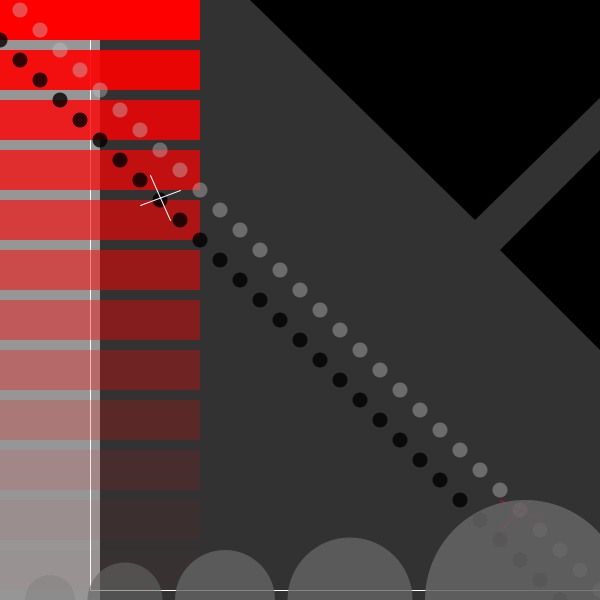
Frame 1 (no input)
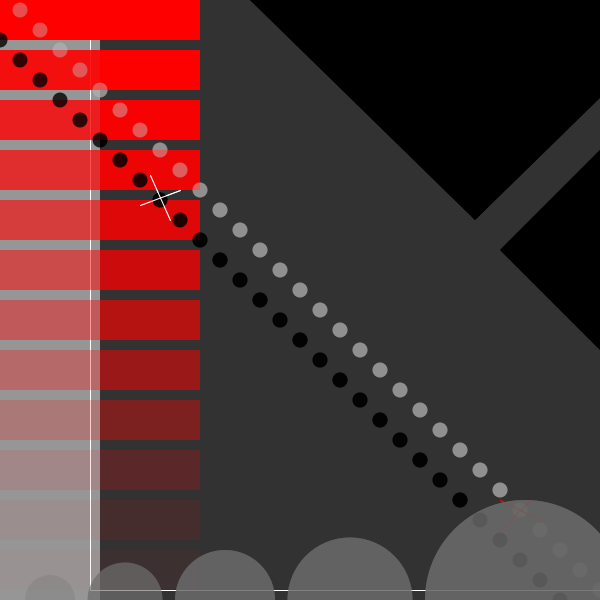
Frame 2 (the mouse pressed at the canvas centre, redrawn once)

The Processing sketch that drew these frames (run headless with seeded random() and noise(); the mouse was pressed at the canvas centre and the sketch redrawn once):

// Processing sketch: processing_143671
// ── processing_143671.pde

void setup (){
  size (600,600);
  background(50,50,50);
  noStroke();
  noLoop();
}
void draw (){
//rectangles along left side

  //I wanted to play with transparency and used Processing's tutorial
fill(150,150,150);
rect(0,0,100,600);
stroke(255);
  line(90,0,90,590);
  noStroke();
// I learned that 255 means 100% opacity...
fill(255,0,0,255);
rect(0,0,200,40);

// and continued to multiply x% by 255 for desired results. This is 90%
fill(255,0,0,229);
rect(0,50,200,40);

// 80%
fill(255,0,0,204);
rect(0,100,200,40);

// 70%
fill(255,0,0,179);
rect(0,150,200,40);

// 60%
fill(255,0,0,153);
rect(0,200,200,40);  
  
// 50%
fill(255,0,0,128);
rect(0,250,200,40);  
  
// 40%
fill(255,0,0,102);
rect(0,300,200,40);

// 30%
fill(255,0,0,77);
rect(0,350,200,40);

// 20%
fill(255,0,0,51);
rect(0,400,200,40);

// 10%
fill(255,0,0,26);
rect(0,450,200,40);

//5%
fill(255,0,0,13);
rect(0,500,200,40);

//2%
fill(255,0,0,7);
rect(0,550,200,40);

//1%
fill(255,0,0,3);
rect(0,600,200,40);



//diagonal circles
//row 1 (grey)
  fill(200,200,200,100); 
  ellipse (0,-10,15,15); 
  ellipse (20,10,15,15);
  ellipse (40,30,15,15); 
  ellipse (60,50,15,15);
  ellipse (80,70,15,15);
  ellipse (100,90,15,15);
  ellipse (120,110,15,15);
  ellipse (140,130,15,15);
  ellipse (160,150,15,15);
  ellipse (180,170,15,15);
  ellipse (200,190,15,15);
  ellipse (220,210,15,15);
  ellipse (240,230,15,15);
  ellipse (260,250,15,15);
  ellipse (280,270,15,15);
  ellipse (300,290,15,15);
  ellipse (320,310,15,15);
  ellipse (340,330,15,15);
  ellipse (360,350,15,15);
  ellipse (380,370,15,15);
  ellipse (400,390,15,15);
  ellipse (420,410,15,15);
  ellipse (440,430,15,15);
  ellipse (460,450,15,15);
  ellipse (480,470,15,15);
  ellipse (500,490,15,15);
  //crossed out in red
  ellipse (520,510,15,15);
  ellipse (540,530,15,15);
  ellipse (560,550,15,15);
  ellipse (580,570,15,15);
  ellipse (600,590,15,15);
  
//new color for the second row of circles
//row 2 (black)
  fill(0,0,0,204);
  ellipse (0,40,15,15);
  ellipse (20,60,15,15);
  ellipse (40,80,15,15);
  ellipse (60,100,15,15);
  ellipse (80,120,15,15);
  ellipse (100,140,15,15);
  ellipse (120,160,15,15);
  ellipse (140,180,15,15);
  //crossed out in white
  ellipse (160,200,15,15);
  ellipse (180,220,15,15);
  //
  ellipse (200,240,15,15);
  ellipse (220,260,15,15);
  ellipse (240,280,15,15);
  ellipse (260,300,15,15);
  ellipse (280,320,15,15);
  ellipse (300,340,15,15);
  //
  ellipse (320,360,15,15);
  ellipse (340,380,15,15);
  ellipse (360,400,15,15);
  ellipse (380,420,15,15);
  ellipse (400,440,15,15);
  ellipse (420,460,15,15);
  ellipse (440,480,15,15);
  ellipse (460,500,15,15);
  ellipse (480,520,15,15);
  ellipse (500,540,15,15);
  ellipse (520,560,15,15);
  ellipse (540,580,15,15);
  ellipse (560,600,15,15);
  //lines
    fill(0,0,0);
  stroke(255);
  line(170,220,150,175);
  line(180,190,140,205);
  line(90,590,600,590);

    stroke (255,0,0);
  line(500,500,540,520); 
  line(500,530,530,500);
  noStroke();
//triangle 
triangle(250,0,475,220,700,0);
triangle(500,250,600,150,600,350);

//arch row along bottom

fill(100,100,100,55);
arc(50, 600, 50, 50, -PI, 0);  // upper half of circle
fill(100,100,100,155);
arc(125, 600, 75, 75, -PI, 0);
fill(100,100,100,205);
arc(225, 600, 100, 100, -PI, 0);
arc(350, 600, 125, 125, -PI, 0);
fill(100,100,100,220);
arc(525, 600, 200, 200, -PI, 0);
}

//still need quad,triangles,20 lines
//inspired by Kazimir Malevich's Suprematism series
  
